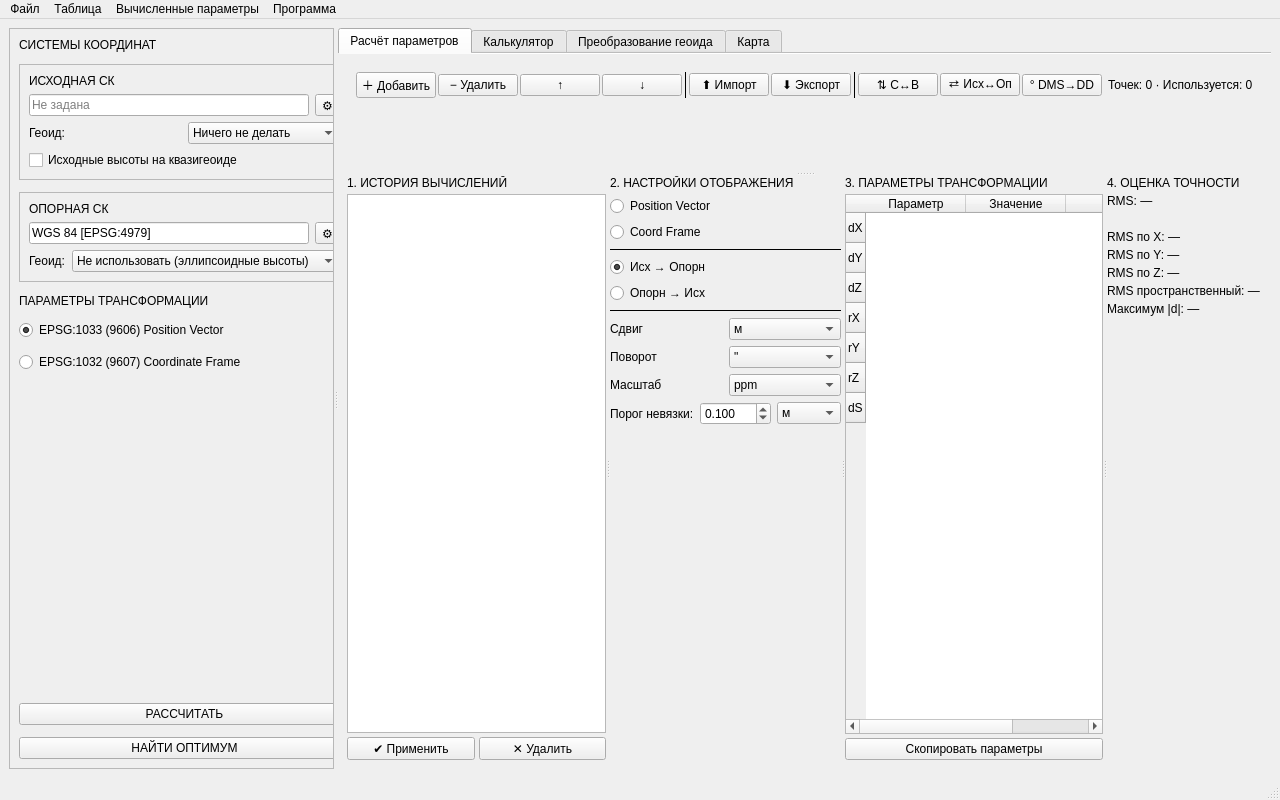
<?xml version="1.0" encoding="UTF-8"?>
<ui version="4.0">
 <class>MainWindow</class>
 <widget class="QMainWindow" name="MainWindow">
  <property name="geometry">
   <rect><x>0</x><y>0</y><width>1280</width><height>800</height></rect>
  </property>
  <property name="windowTitle">
   <string>Easy Helmert</string>
  </property>
  <!-- ═══════════════════════════════════ MENU BAR ═══════════════════════ -->
  <widget class="QMenuBar" name="menuBar">
   <property name="geometry">
    <rect><x>0</x><y>0</y><width>1280</width><height>22</height></rect>
   </property>
   <!-- Файл -->
   <widget class="QMenu" name="menu_file">
    <property name="title"><string>Файл</string></property>
    <addaction name="action_new"/>
    <addaction name="separator"/>
    <addaction name="action_open"/>
    <addaction name="action_save"/>
    <addaction name="separator"/>
    <addaction name="action_import_txt"/>
    <addaction name="action_import_calibration"/>
    <addaction name="separator"/>
    <addaction name="action_save_table"/>
    <addaction name="action_export_calibration"/>
    <addaction name="separator"/>
    <addaction name="action_exit"/>
   </widget>
   <!-- Таблица -->
   <widget class="QMenu" name="menu_table">
    <property name="title"><string>Таблица</string></property>
    <addaction name="action_swap_xy_src"/>
    <addaction name="action_swap_xy_tgt"/>
    <addaction name="action_parse_degrees"/>
    <addaction name="separator"/>
    <addaction name="action_show_on_map"/>
   </widget>
   <!-- Вычисленные параметры -->
   <widget class="QMenu" name="menu_params">
    <property name="title"><string>Вычисленные параметры</string></property>
    <widget class="QMenu" name="menu_save_crs">
     <property name="title"><string>Сохранить СК в файл</string></property>
     <addaction name="action_save_wkt1"/>
     <addaction name="action_save_wkt2"/>
     <addaction name="action_save_proj4"/>
    </widget>
    <widget class="QMenu" name="menu_copy_crs">
     <property name="title"><string>Скопировать СК</string></property>
     <addaction name="action_copy_wkt1"/>
     <addaction name="action_copy_wkt2"/>
     <addaction name="action_copy_proj4"/>
    </widget>
    <addaction name="menu_save_crs"/>
    <addaction name="menu_copy_crs"/>
   </widget>
   <!-- Программа -->
   <widget class="QMenu" name="menu_program">
    <property name="title"><string>Программа</string></property>
    <addaction name="action_about"/>
   </widget>
   <addaction name="menu_file"/>
   <addaction name="menu_table"/>
   <addaction name="menu_params"/>
   <addaction name="menu_program"/>
  </widget>

  <!-- ═══════════════════════════════════ STATUS BAR ════════════════════ -->
  <widget class="QStatusBar" name="statusBar"/>

  <!-- ═══════════════════════════════════ CENTRAL WIDGET ════════════════ -->
  <widget class="QWidget" name="centralWidget">
   <layout class="QVBoxLayout" name="central_vbox">
    <property name="spacing"><number>0</number></property>
    <property name="contentsMargins"><number>0</number><number>0</number><number>0</number><number>0</number></property>

    <!-- Горизонтальный сплиттер: левая панель | правая область -->
    <item>
     <widget class="QSplitter" name="main_splitter">
      <property name="orientation">
       <enum>Qt::Horizontal</enum>
      </property>
      <property name="childrenCollapsible">
       <bool>false</bool>
      </property>

      <!-- ══════════════════ ЛЕВАЯ ПАНЕЛЬ ══════════════════ -->
      <widget class="QScrollArea" name="left_scroll">
       <property name="minimumWidth"><number>280</number></property>
       <property name="maximumWidth"><number>320</number></property>
       <property name="widgetResizable"><bool>true</bool></property>
       <property name="horizontalScrollBarPolicy">
        <enum>Qt::ScrollBarAlwaysOff</enum>
       </property>
       <widget class="QWidget" name="left_scroll_contents">
        <layout class="QVBoxLayout" name="left_vbox">
         <property name="spacing"><number>12</number></property>
         <property name="contentsMargins">
          <number>10</number><number>10</number><number>10</number><number>10</number>
         </property>

         <!-- СЕКЦИЯ: СИСТЕМЫ КООРДИНАТ -->
         <item>
          <widget class="QLabel" name="lbl_section_crs">
           <property name="text"><string>СИСТЕМЫ КООРДИНАТ</string></property>
           <property name="objectName"><string>lbl_section_header</string></property>
          </widget>
         </item>

         <!-- Карточка: Исходная СК -->
         <item>
          <widget class="QFrame" name="card_src_crs">
           <property name="objectName"><string>crs_card</string></property>
           <property name="frameShape"><enum>QFrame::StyledPanel</enum></property>
           <layout class="QVBoxLayout" name="card_src_layout">
            <property name="spacing"><number>6</number></property>
            <property name="contentsMargins">
             <number>10</number><number>10</number><number>10</number><number>10</number>
            </property>
            <item>
             <widget class="QLabel" name="lbl_src_title">
              <property name="text"><string>ИСХОДНАЯ СК</string></property>
              <property name="objectName"><string>lbl_card_title_src</string></property>
             </widget>
            </item>
            <item>
             <layout class="QHBoxLayout" name="hbox_src_crs">
              <item>
               <widget class="QLineEdit" name="lbl_src_crs">
                <property name="readOnly"><bool>true</bool></property>
                <property name="placeholderText"><string>Не задана</string></property>
               </widget>
              </item>
              <item>
               <widget class="QToolButton" name="btn_set_src_crs">
                <property name="text"><string>⚙</string></property>
                <property name="toolTip"><string>Выбрать исходную СК из базы EPSG</string></property>
               </widget>
              </item>
             </layout>
            </item>
            <item>
             <layout class="QHBoxLayout" name="hbox_src_geoid">
              <item>
               <widget class="QLabel" name="lbl_src_geoid">
                <property name="text"><string>Геоид:</string></property>
               </widget>
              </item>
              <item>
               <widget class="QComboBox" name="cmb_src_geoid">
                <item><property name="text"><string>Ничего не делать</string></property></item>
                <item><property name="text"><string>Прибавить EGM2008</string></property></item>
                <item><property name="text"><string>Вычесть EGM2008</string></property></item>
               </widget>
              </item>
             </layout>
            </item>
            <item>
             <widget class="QCheckBox" name="chk_correction">
              <property name="text"><string>Исходные высоты на квазигеоиде</string></property>
             </widget>
            </item>
           </layout>
          </widget>
         </item>

         <!-- Карточка: Опорная СК -->
         <item>
          <widget class="QFrame" name="card_tgt_crs">
           <property name="objectName"><string>crs_card</string></property>
           <property name="frameShape"><enum>QFrame::StyledPanel</enum></property>
           <layout class="QVBoxLayout" name="card_tgt_layout">
            <property name="spacing"><number>6</number></property>
            <property name="contentsMargins">
             <number>10</number><number>10</number><number>10</number><number>10</number>
            </property>
            <item>
             <widget class="QLabel" name="lbl_tgt_title">
              <property name="text"><string>ОПОРНАЯ СК</string></property>
              <property name="objectName"><string>lbl_card_title_tgt</string></property>
             </widget>
            </item>
            <item>
             <layout class="QHBoxLayout" name="hbox_tgt_crs">
              <item>
               <widget class="QLineEdit" name="lbl_tgt_crs">
                <property name="readOnly"><bool>true</bool></property>
                <property name="text"><string>WGS 84 [EPSG:4979]</string></property>
               </widget>
              </item>
              <item>
               <widget class="QToolButton" name="btn_set_tgt_crs">
                <property name="text"><string>⚙</string></property>
                <property name="toolTip"><string>Выбрать опорную СК из базы EPSG</string></property>
               </widget>
              </item>
             </layout>
            </item>
            <item>
             <layout class="QHBoxLayout" name="hbox_tgt_geoid">
              <item>
               <widget class="QLabel" name="lbl_tgt_geoid">
                <property name="text"><string>Геоид:</string></property>
               </widget>
              </item>
              <item>
               <widget class="QComboBox" name="cmb_tgt_geoid">
                <item><property name="text"><string>Не использовать (эллипсоидные высоты)</string></property></item>
                <item><property name="text"><string>Прибавить EGM2008</string></property></item>
                <item><property name="text"><string>Вычесть EGM2008</string></property></item>
               </widget>
              </item>
             </layout>
            </item>
           </layout>
          </widget>
         </item>

         <!-- СЕКЦИЯ: ПАРАМЕТРЫ ТРАНСФОРМАЦИИ -->
         <item>
          <widget class="QLabel" name="lbl_section_method">
           <property name="text"><string>ПАРАМЕТРЫ ТРАНСФОРМАЦИИ</string></property>
           <property name="objectName"><string>lbl_section_header</string></property>
          </widget>
         </item>
         <item>
          <widget class="QRadioButton" name="rb_method_pv">
           <property name="text"><string>EPSG:1033 (9606) Position Vector</string></property>
           <property name="checked"><bool>true</bool></property>
          </widget>
         </item>
         <item>
          <widget class="QRadioButton" name="rb_method_cf">
           <property name="text"><string>EPSG:1032 (9607) Coordinate Frame</string></property>
          </widget>
         </item>

         <!-- Распорка -->
         <item>
          <spacer name="left_spacer">
           <property name="orientation"><enum>Qt::Vertical</enum></property>
           <property name="sizeHint" stdset="0"><size><width>20</width><height>40</height></size></property>
          </spacer>
         </item>

         <!-- Кнопки действий -->
         <item>
          <widget class="QPushButton" name="btn_calculate">
           <property name="text"><string>РАССЧИТАТЬ</string></property>
           <property name="objectName"><string>btn_calculate</string></property>
           <property name="minimumHeight"><number>36</number></property>
          </widget>
         </item>
         <item>
          <widget class="QPushButton" name="btn_optimize">
           <property name="text"><string>НАЙТИ ОПТИМУМ</string></property>
           <property name="objectName"><string>btn_optimize</string></property>
          </widget>
         </item>

        </layout>
       </widget>
      </widget>
      <!-- конец левой панели -->

      <!-- ══════════════════ ПРАВАЯ ОБЛАСТЬ ══════════════════ -->
      <widget class="QWidget" name="right_area">
       <layout class="QVBoxLayout" name="right_vbox">
        <property name="spacing"><number>0</number></property>
        <property name="contentsMargins">
         <number>0</number><number>0</number><number>0</number><number>0</number>
        </property>

        <!-- Вкладки -->
        <item>
         <widget class="QTabWidget" name="tab_widget">
          <property name="tabPosition"><enum>QTabWidget::North</enum></property>
          <property name="documentMode"><bool>true</bool></property>

          <!-- Вкладка 1: Расчёт параметров -->
          <widget class="QWidget" name="tab_calc">
           <attribute name="title"><string>Расчёт параметров</string></attribute>
           <layout class="QVBoxLayout" name="tab_calc_layout">
            <property name="spacing"><number>0</number></property>
            <property name="contentsMargins">
             <number>0</number><number>0</number><number>0</number><number>0</number>
            </property>

            <!-- Тулбар таблицы -->
            <item>
             <widget class="QWidget" name="toolbar_widget">
              <property name="objectName"><string>table_toolbar</string></property>
              <property name="maximumHeight"><number>36</number></property>
              <layout class="QHBoxLayout" name="toolbar_hbox">
               <property name="spacing"><number>2</number></property>
               <property name="contentsMargins">
                <number>6</number><number>2</number><number>6</number><number>2</number>
               </property>
               <!-- Группа 1: строки -->
               <item><widget class="QPushButton" name="btn_add_row"><property name="text"><string>＋ Добавить</string></property><property name="maximumWidth"><number>90</number></property></widget></item>
               <item><widget class="QPushButton" name="btn_del_row"><property name="text"><string>− Удалить</string></property><property name="maximumWidth"><number>80</number></property></widget></item>
               <item><widget class="QPushButton" name="btn_row_up"><property name="text"><string>↑</string></property><property name="maximumWidth"><number>28</number></property></widget></item>
               <item><widget class="QPushButton" name="btn_row_down"><property name="text"><string>↓</string></property><property name="maximumWidth"><number>28</number></property></widget></item>
               <!-- Разделитель -->
               <item><widget class="QFrame" name="tb_sep1"><property name="frameShape"><enum>QFrame::VLine</enum></property></widget></item>
               <!-- Группа 2: I/O -->
               <item><widget class="QPushButton" name="btn_import"><property name="text"><string>⬆ Импорт</string></property><property name="maximumWidth"><number>80</number></property></widget></item>
               <item><widget class="QPushButton" name="btn_export"><property name="text"><string>⬇ Экспорт</string></property><property name="maximumWidth"><number>80</number></property></widget></item>
               <!-- Разделитель -->
               <item><widget class="QFrame" name="tb_sep2"><property name="frameShape"><enum>QFrame::VLine</enum></property></widget></item>
               <!-- Группа 3: опасные -->
               <item><widget class="QPushButton" name="btn_swap_src"><property name="text"><string>⇅ С↔В</string></property><property name="objectName"><string>tb_btn_danger</string></property><property name="maximumWidth"><number>70</number></property></widget></item>
               <item><widget class="QPushButton" name="btn_swap_dst"><property name="text"><string>⇄ Исх↔Оп</string></property><property name="objectName"><string>tb_btn_danger</string></property><property name="maximumWidth"><number>80</number></property></widget></item>
               <item><widget class="QPushButton" name="btn_parse_dms"><property name="text"><string>° DMS→DD</string></property><property name="objectName"><string>tb_btn_danger</string></property><property name="maximumWidth"><number>80</number></property></widget></item>
               <!-- Распорка -->
               <item>
                <spacer name="tb_spacer">
                 <property name="orientation"><enum>Qt::Horizontal</enum></property>
                 <property name="sizeHint" stdset="0"><size><width>40</width><height>20</height></size></property>
                </spacer>
               </item>
               <!-- Счётчик точек -->
               <item><widget class="QLabel" name="lbl_point_count"><property name="text"><string>Точек: 0 · Используется: 0</string></property><property name="objectName"><string>lbl_point_count</string></property></widget></item>
              </layout>
             </widget>
            </item>

            <!-- Вертикальный сплиттер: таблица | нижняя панель -->
            <item>
             <widget class="QSplitter" name="right_splitter">
              <property name="orientation"><enum>Qt::Vertical</enum></property>
              <property name="childrenCollapsible"><bool>false</bool></property>

              <!-- Заглушка для CoordinateGrid -->
              <widget class="QWidget" name="grid_placeholder">
               <property name="minimumHeight"><number>180</number></property>
              </widget>

              <!-- ══════ НИЖНЯЯ ПАНЕЛЬ РЕЗУЛЬТАТОВ ══════ -->
              <widget class="QWidget" name="results_panel">
               <property name="objectName"><string>results_panel</string></property>
               <property name="minimumHeight"><number>180</number></property>
               <layout class="QHBoxLayout" name="results_hbox">
                <property name="spacing"><number>0</number></property>
                <property name="contentsMargins">
                 <number>0</number><number>0</number><number>0</number><number>0</number>
                </property>

                <!-- Горизонтальный сплиттер внутри панели -->
                <item>
                 <widget class="QSplitter" name="results_splitter">
                  <property name="orientation"><enum>Qt::Horizontal</enum></property>
                  <property name="childrenCollapsible"><bool>false</bool></property>

                  <!-- Колонка 1: История -->
                  <widget class="QWidget" name="col_history">
                   <layout class="QVBoxLayout" name="col_history_layout">
                    <property name="contentsMargins">
                     <number>8</number><number>8</number><number>4</number><number>8</number>
                    </property>
                    <property name="spacing"><number>4</number></property>
                    <item>
                     <widget class="QLabel" name="lbl_history_title">
                      <property name="text"><string>1. ИСТОРИЯ ВЫЧИСЛЕНИЙ</string></property>
                      <property name="objectName"><string>lbl_panel_section</string></property>
                     </widget>
                    </item>
                    <item>
                     <widget class="QListWidget" name="history_list">
                      <property name="objectName"><string>history_list</string></property>
                     </widget>
                    </item>
                    <item>
                     <layout class="QHBoxLayout" name="history_btns">
                      <item><widget class="QPushButton" name="btn_history_apply"><property name="text"><string>✔ Применить</string></property></widget></item>
                      <item><widget class="QPushButton" name="btn_history_delete"><property name="text"><string>✕ Удалить</string></property></widget></item>
                     </layout>
                    </item>
                   </layout>
                  </widget>

                  <!-- Колонка 2: Настройки отображения -->
                  <widget class="QWidget" name="col_display">
                   <property name="minimumWidth"><number>190</number></property>
                   <property name="maximumWidth"><number>220</number></property>
                   <layout class="QVBoxLayout" name="col_display_layout">
                    <property name="contentsMargins">
                     <number>8</number><number>8</number><number>8</number><number>8</number>
                    </property>
                    <property name="spacing"><number>6</number></property>
                    <item>
                     <widget class="QLabel" name="lbl_display_title">
                      <property name="text"><string>2. НАСТРОЙКИ ОТОБРАЖЕНИЯ</string></property>
                      <property name="objectName"><string>lbl_panel_section</string></property>
                     </widget>
                    </item>
                    <item>
                     <widget class="QRadioButton" name="rb_display_pv">
                      <property name="text"><string>Position Vector</string></property>
                      <property name="checked"><bool>true</bool></property>
                     </widget>
                    </item>
                    <item>
                     <widget class="QRadioButton" name="rb_display_cf">
                      <property name="text"><string>Coord Frame</string></property>
                     </widget>
                    </item>
                    <item><widget class="QFrame" name="disp_sep1"><property name="frameShape"><enum>QFrame::HLine</enum></property></widget></item>
                    <item>
                     <widget class="QRadioButton" name="rb_dir_fwd">
                      <property name="text"><string>Исх → Опорн</string></property>
                      <property name="checked"><bool>true</bool></property>
                     </widget>
                    </item>
                    <item>
                     <widget class="QRadioButton" name="rb_dir_inv">
                      <property name="text"><string>Опорн → Исх</string></property>
                     </widget>
                    </item>
                    <item><widget class="QFrame" name="disp_sep2"><property name="frameShape"><enum>QFrame::HLine</enum></property></widget></item>
                    <item>
                     <layout class="QHBoxLayout">
                      <item><widget class="QLabel"><property name="text"><string>Сдвиг</string></property></widget></item>
                      <item><widget class="QComboBox" name="cmb_shift_units"><item><property name="text"><string>м</string></property></item><item><property name="text"><string>мм</string></property></item></widget></item>
                     </layout>
                    </item>
                    <item>
                     <layout class="QHBoxLayout">
                      <item><widget class="QLabel"><property name="text"><string>Поворот</string></property></widget></item>
                      <item><widget class="QComboBox" name="cmb_rotation_units"><item><property name="text"><string>"</string></property></item><item><property name="text"><string>рад</string></property></item><item><property name="text"><string>мрад</string></property></item></widget></item>
                     </layout>
                    </item>
                    <item>
                     <layout class="QHBoxLayout">
                      <item><widget class="QLabel"><property name="text"><string>Масштаб</string></property></widget></item>
                      <item><widget class="QComboBox" name="cmb_scale_units"><item><property name="text"><string>ppm</string></property></item><item><property name="text"><string>ppb</string></property></item><item><property name="text"><string>безразм.</string></property></item></widget></item>
                     </layout>
                    </item>
                    <item>
                     <layout class="QHBoxLayout" name="threshold_hbox">
                      <item><widget class="QLabel" name="lbl_threshold"><property name="text"><string>Порог невязки:</string></property></widget></item>
                      <item><widget class="QDoubleSpinBox" name="spin_threshold"><property name="value"><double>0.100</double></property><property name="singleStep"><double>0.010</double></property><property name="decimals"><number>3</number></property><property name="maximum"><double>999.000</double></property></widget></item>
                      <item><widget class="QComboBox" name="cmb_threshold_units"><item><property name="text"><string>м</string></property></item><item><property name="text"><string>×СКО</string></property></item></widget></item>
                     </layout>
                    </item>
                    <item>
                     <spacer>
                      <property name="orientation"><enum>Qt::Vertical</enum></property>
                      <property name="sizeHint" stdset="0"><size><width>20</width><height>20</height></size></property>
                     </spacer>
                    </item>
                   </layout>
                  </widget>

                  <!-- Колонка 3: Параметры трансформации -->
                  <widget class="QWidget" name="col_params">
                   <layout class="QVBoxLayout" name="col_params_layout">
                    <property name="contentsMargins">
                     <number>8</number><number>8</number><number>8</number><number>8</number>
                    </property>
                    <property name="spacing"><number>4</number></property>
                    <item>
                     <widget class="QLabel" name="lbl_params_title">
                      <property name="text"><string>3. ПАРАМЕТРЫ ТРАНСФОРМАЦИИ</string></property>
                      <property name="objectName"><string>lbl_panel_section</string></property>
                     </widget>
                    </item>
                    <item>
                     <widget class="QTableWidget" name="params_table">
                      <property name="objectName"><string>params_table</string></property>
                      <property name="showGrid"><bool>false</bool></property>
                      <property name="editTriggers"><set>QAbstractItemView::NoEditTriggers</set></property>
                      <property name="selectionMode"><enum>QAbstractItemView::NoSelection</enum></property>
                      <column><property name="text"><string>Параметр</string></property></column>
                      <column><property name="text"><string>Значение</string></property></column>
                      <column><property name="text"><string>Ед.</string></property></column>
                      <row><property name="text"><string>dX</string></property></row>
                      <row><property name="text"><string>dY</string></property></row>
                      <row><property name="text"><string>dZ</string></property></row>
                      <row><property name="text"><string>rX</string></property></row>
                      <row><property name="text"><string>rY</string></property></row>
                      <row><property name="text"><string>rZ</string></property></row>
                      <row><property name="text"><string>dS</string></property></row>
                     </widget>
                    </item>
                    <item>
                     <widget class="QPushButton" name="btn_copy_params">
                      <property name="text"><string>Скопировать параметры</string></property>
                     </widget>
                    </item>
                   </layout>
                  </widget>

                  <!-- Колонка 4: Оценка точности -->
                  <widget class="QWidget" name="col_accuracy">
                   <layout class="QVBoxLayout" name="col_accuracy_layout">
                    <property name="contentsMargins">
                     <number>8</number><number>8</number><number>8</number><number>8</number>
                    </property>
                    <property name="spacing"><number>4</number></property>
                    <item>
                     <widget class="QLabel" name="lbl_accuracy_title">
                      <property name="text"><string>4. ОЦЕНКА ТОЧНОСТИ</string></property>
                      <property name="objectName"><string>lbl_panel_section</string></property>
                     </widget>
                    </item>
                    <item>
                     <widget class="QLabel" name="lbl_rms_big">
                      <property name="text"><string>RMS: —</string></property>
                      <property name="objectName"><string>lbl_rms_big</string></property>
                     </widget>
                    </item>
                    <item>
                     <widget class="QLabel" name="lbl_rms_badge">
                      <property name="text"><string></string></property>
                      <property name="objectName"><string>badge_ok</string></property>
                     </widget>
                    </item>
                    <item>
                     <widget class="QLabel" name="lbl_rms_x"><property name="text"><string>RMS по X: —</string></property></widget>
                    </item>
                    <item>
                     <widget class="QLabel" name="lbl_rms_y"><property name="text"><string>RMS по Y: —</string></property></widget>
                    </item>
                    <item>
                     <widget class="QLabel" name="lbl_rms_z"><property name="text"><string>RMS по Z: —</string></property></widget>
                    </item>
                    <item>
                     <widget class="QLabel" name="lbl_rms_spatial"><property name="text"><string>RMS пространственный: —</string></property></widget>
                    </item>
                    <item>
                     <widget class="QLabel" name="lbl_rms_max"><property name="text"><string>Максимум |d|: —</string></property></widget>
                    </item>
                    <item>
                     <spacer>
                      <property name="orientation"><enum>Qt::Vertical</enum></property>
                      <property name="sizeHint" stdset="0"><size><width>20</width><height>20</height></size></property>
                     </spacer>
                    </item>
                   </layout>
                  </widget>

                 </widget>
                 <!-- конец results_splitter -->
                </item>
               </layout>
              </widget>
              <!-- конец results_panel -->

             </widget>
             <!-- конец right_splitter -->
            </item>

           </layout>
          </widget>
          <!-- конец tab_calc -->

          <!-- Вкладка 2: Калькулятор -->
          <widget class="QWidget" name="tab_calculator">
           <attribute name="title"><string>Калькулятор</string></attribute>
           <layout class="QVBoxLayout">
            <item><widget class="QLabel"><property name="text"><string>Калькулятор — в разработке</string></property></widget></item>
           </layout>
          </widget>

          <!-- Вкладка 3: Преобразование геоида -->
          <widget class="QWidget" name="tab_geoid">
           <attribute name="title"><string>Преобразование геоида</string></attribute>
           <layout class="QVBoxLayout">
            <item><widget class="QLabel"><property name="text"><string>Преобразование геоида — в разработке</string></property></widget></item>
           </layout>
          </widget>

          <!-- Вкладка 4: Карта -->
          <widget class="QWidget" name="tab_map">
           <attribute name="title"><string>Карта</string></attribute>
           <layout class="QVBoxLayout">
            <item><widget class="QLabel"><property name="text"><string>Карта — в разработке</string></property></widget></item>
           </layout>
          </widget>

         </widget>
         <!-- конец tab_widget -->
        </item>
       </layout>
      </widget>
      <!-- конец правой области -->

     </widget>
     <!-- конец main_splitter -->
    </item>
   </layout>
  </widget>
  <!-- конец centralWidget -->

  <!-- ═══════════════ ACTIONS ═══════════════ -->
  <action name="action_new"><property name="text"><string>Новый расчёт</string></property></action>
  <action name="action_open"><property name="text"><string>Открыть...</string></property></action>
  <action name="action_save"><property name="text"><string>Сохранить</string></property></action>
  <action name="action_import_txt"><property name="text"><string>Импорт из текста...</string></property></action>
  <action name="action_import_calibration"><property name="text"><string>Импорт калибровки...</string></property></action>
  <action name="action_save_table"><property name="text"><string>Сохранить таблицу...</string></property></action>
  <action name="action_export_calibration"><property name="text"><string>Экспорт калибровки...</string></property></action>
  <action name="action_exit"><property name="text"><string>Выход</string></property><property name="shortcut"><string>Alt+F4</string></property></action>
  <action name="action_swap_xy_src"><property name="text"><string>Поменять С↔В (исходные)</string></property></action>
  <action name="action_swap_xy_tgt"><property name="text"><string>Поменять Исх↔Опорные</string></property></action>
  <action name="action_parse_degrees"><property name="text"><string>° DMS → DD</string></property></action>
  <action name="action_show_on_map"><property name="text"><string>Показать на карте</string></property></action>
  <action name="action_save_wkt1"><property name="text"><string>WKT1 (TOWGS84)...</string></property></action>
  <action name="action_save_wkt2"><property name="text"><string>WKT2 (OGC)...</string></property></action>
  <action name="action_save_proj4"><property name="text"><string>Proj4 (+towgs84)...</string></property></action>
  <action name="action_copy_wkt1"><property name="text"><string>WKT1 (TOWGS84)</string></property></action>
  <action name="action_copy_wkt2"><property name="text"><string>WKT2 (OGC)</string></property></action>
  <action name="action_copy_proj4"><property name="text"><string>Proj4 (+towgs84)</string></property></action>
  <action name="action_about"><property name="text"><string>О программе</string></property></action>

 </widget>
 <resources/>
 <connections/>
</ui>
